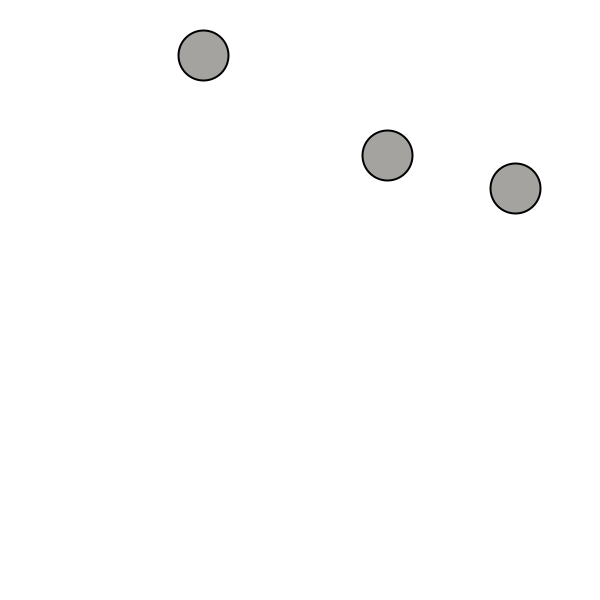
Frame 1 (no input)
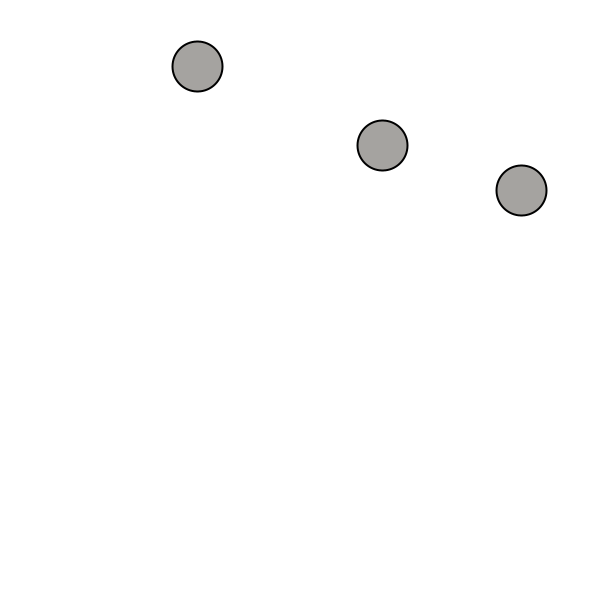
Frame 60 (the mouse pressed at the canvas centre just before this capture)
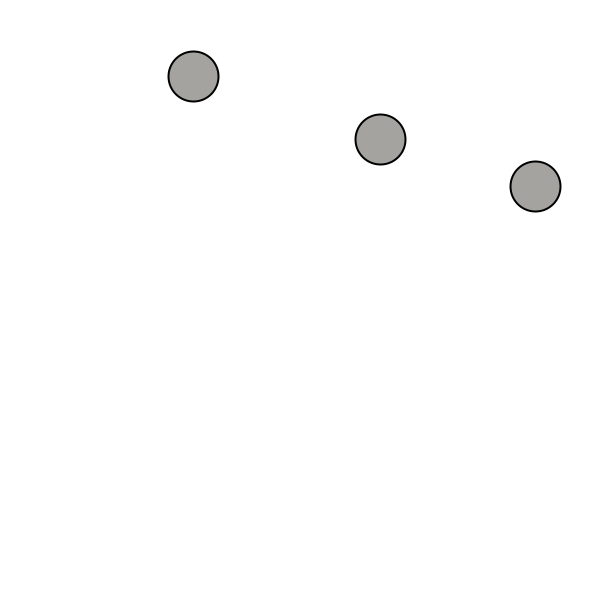
Frame 120 (the mouse held since frame 60 and released just before this capture)

The Processing sketch that drew these frames (run headless with seeded random() and noise(); from frame 60 on, the mouse is pressed at the canvas centre):

// Processing sketch: processing_157663
// ── processing_157663.pde

Droid[] snipe = new Droid[50];

int count;
int i;

void setup ()
{
size (600, 600);
count = 3;

for (int i = 0; i < count; i++) {
  snipe[i] = new Droid(i*100);
}
}

void draw ()
{
background (255,255,255);


for (int i = 0; i < count; i++) {
snipe[i].checkEdges();
snipe[i].update();
snipe[i].display();

}

}


class Droid {

PVector location;
PVector velocity;
PVector acceleration;
int r;
float t;

Droid (float time__) { 
  
location = new PVector (random(width), random (height));
velocity = new PVector (random(-2,2), random(-2,2));
acceleration = new PVector (1,1);
t = time__;
r = 50;

}

void display() {
pushStyle ();  
stroke (0, 0, 0);
strokeWeight(2);
fill (165,163,160);
ellipse (location.x, location.y, r, r);
popStyle();
}

void update() {


velocity.x = random(-2,2);
velocity.y = random(-2,2);


location.add(velocity);
} 

void checkEdges() {

if (location.x > width) {
  location.x = 0;
}

if (location.x < 0) {
  location.x = width;
}
if (location.y > height) {
  location.y = 0;
}
if (location.y < 0) {
  location.y = height;
}

}


}
